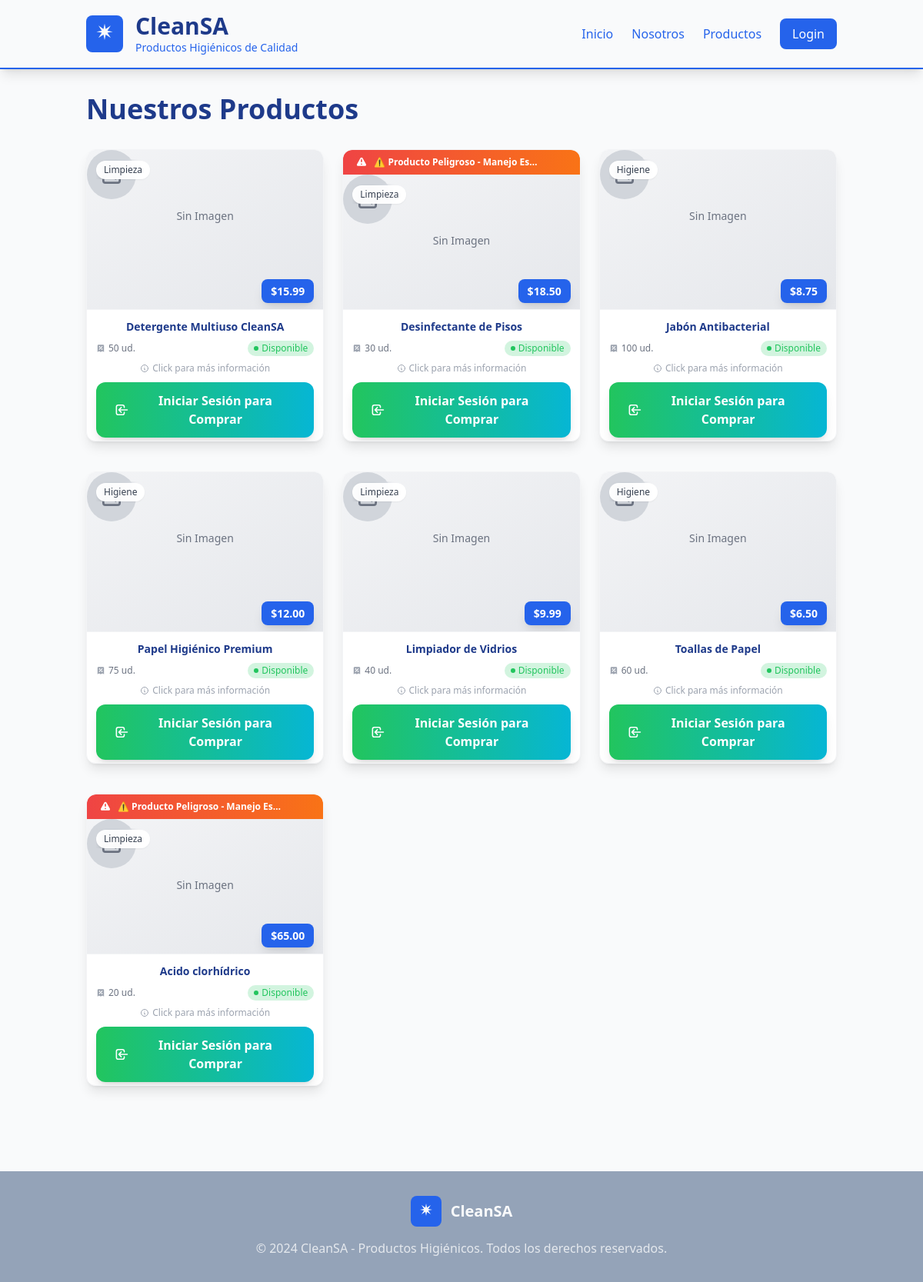
Screenshot of /products/ with the database file from the repository.
### models.py (models this page shows)
class Producto (database.Model):
    __tablename__ = 'productos'
    id = database.Column(database.Integer, primary_key=True)
    nombre = database.Column(database.String(100), nullable=False)
    precio = database.Column(database.Float, nullable=False)
    stock = database.Column(database.Integer, nullable=False)
    fk_categoria = database.Column(database.Integer,database.ForeignKey('categorias.id'), nullable=False)
    peligroso = database.Column(database.Boolean, nullable=False)

class Categoria (database.Model):
    __tablename__ = 'categorias'
    id = database.Column(database.Integer, primary_key=True)
    nombre = database.Column(database.String(100), nullable=False)

### app/blueprints/products.py (the view)
@products_bp.route('/')
def list_products():
    try:
        productos = Producto.query.all()
        categorias = {cat.id: cat.nombre for cat in Categoria.query.all()}
        return render_template('productos.html',
                             productos=productos,
                             categorias=categorias)
    except Exception as e:
        return render_template('productos.html',
                             productos=[],
                             categorias={})

### app/templates/productos.html (shortened to what this page needs)
<!DOCTYPE html>
<html lang="es">
<head>
    <script src="https://cdn.tailwindcss.com"></script>
</head>
<body class="bg-smoke-white min-h-screen">
    {% include 'components/nav.html' %}
    <main class="container mx-auto px-6 py-8">
        <h1 class="text-4xl font-bold text-dark-teal mb-8">Nuestros Productos</h1>
        {% if productos %}
            <div class="grid grid-cols-1 sm:grid-cols-2 lg:grid-cols-3 gap-6">
                {% for producto in productos %}
                    {% include 'components/producto.html' %}
                {% endfor %}
            </div>
        {% else %}
            <p class="text-gray-600">No hay productos disponibles en este momento.</p>
        {% endif %}
    </main>
    {% include 'components/footer.html' %}
</body>
</html>

### app/templates/components/producto.html (shortened to what this page needs)
<div class="flip-card group cursor-pointer" data-producto-id="{{ producto.id }}">
    <div class="flip-card-inner">
        <div class="flip-card-front bg-white rounded-xl shadow-lg hover:shadow-xl transition-all duration-300 border border-gray-100 relative overflow-hidden">
            {% if producto.peligroso %}
                <div class="bg-gradient-to-r from-red-500 to-orange-500 text-white px-4 py-2 pr-12 text-xs font-semibold flex items-center rounded-t-xl">
                    <span class="truncate">⚠️ Producto Peligroso - Manejo Especial</span>
                </div>
            {% endif %}
            <div class="{% if producto.peligroso %}h-44{% else %}h-52{% endif %} bg-gray-50 border-b border-gray-100 relative overflow-hidden">
                <div class="placeholder-content absolute inset-0 bg-gradient-to-br from-gray-100 to-gray-200 flex flex-col items-center justify-center hidden">
                    <div class="w-16 h-16 bg-gray-300 rounded-full flex items-center justify-center mb-3">
                    </div>
                    <p class="text-gray-500 text-sm font-medium">Sin Imagen</p>
                </div>
                <div class="absolute top-3 left-3">
                    <span class="inline-flex items-center px-2.5 py-1 rounded-full text-xs font-medium bg-white bg-opacity-95 text-gray-700 shadow-sm backdrop-blur-sm">
                        {{ categorias.get(producto.fk_categoria, 'Sin categoría') }}
                    </span>
                </div>
                <div class="absolute bottom-3 right-3">
                    <span class="bg-pro-blue text-white px-3 py-1.5 rounded-lg text-base font-bold shadow-lg backdrop-blur-sm">
                        ${{ "%.2f"|format(producto.precio) }}
                    </span>
                </div>
            </div>
            <div class="p-3 flex flex-col justify-between" style="height: calc(100% - 13rem);">
                <div>
                    <h3 class="text-base font-bold text-dark-teal leading-tight mb-2">{{ producto.nombre }}</h3>
                    <div class="flex items-center justify-between mb-2">
                        <div class="flex items-center gap-1">
                            <span class="text-xs text-gray-500">{{ producto.stock }} ud.</span>
                        </div>
                        {% if producto.stock > 0 %}
                            <span class="inline-flex items-center px-2 py-0.5 rounded-full text-xs font-medium bg-warm-green bg-opacity-20 text-warm-green">
                                <div class="w-1.5 h-1.5 bg-warm-green rounded-full mr-1 animate-pulse"></div>
                                Disponible
                            </span>
                        {% else %}
                            <span class="inline-flex items-center px-2 py-0.5 rounded-full text-xs font-medium bg-red-100 text-red-800">
                                <div class="w-1.5 h-1.5 bg-red-500 rounded-full mr-1"></div>
                                Sin Stock
                            </span>
                        {% endif %}
                    </div>
                </div>
                <div class="text-center text-xs text-gray-400 mb-2">
                    <span class="inline-flex items-center">
                        <svg class="w-3 h-3 mr-1" fill="none" stroke="currentColor" viewBox="0 0 24 24">
                            <path stroke-linecap="round" stroke-linejoin="round" stroke-width="2" d="M13 16h-1v-4h-1m1-4h.01M21 12a9 9 0 11-18 0 9 9 0 0118 0z"/>
                        </svg>
                        Click para más información
                    </span>
                </div>
                {% if current_user.is_authenticated and not current_user.es_admin %}
                    {% if producto.stock > 0 %}
                        {% if producto.peligroso and current_user.es_particular %}
                            <div class="w-full bg-gradient-to-r from-orange-400 to-red-500 text-white font-medium py-3 px-4 rounded-xl text-center text-sm border border-orange-300">
                                <svg class="w-4 h-4 inline mr-2" fill="currentColor" viewBox="0 0 20 20">
                                    <path fill-rule="evenodd" d="M8.257 3.099c.765-1.36 2.722-1.36 3.486 0l5.58 9.92c.75 1.334-.213 2.98-1.742 2.98H4.42c-1.53 0-2.493-1.646-1.743-2.98l5.58-9.92zM11 13a1 1 0 11-2 0 1 1 0 012 0zm-1-8a1 1 0 00-1 1v3a1 1 0 002 0V6a1 1 0 00-1-1z" clip-rule="evenodd"/>
                                </svg>
                                ⚠️ Producto solo para empresas
                            </div>
                        {% else %}
                            <button onclick="addToCart({{ producto.id }}, this)" class="add-to-cart-btn w-full bg-gradient-to-r from-light-teal to-pro-blue hover:from-pro-blue hover:to-dark-teal text-white font-semibold py-3 px-6 rounded-xl transition-all duration-300 transform hover:scale-105 shadow-lg hover:shadow-xl flex items-center justify-center group">
                                <svg class="w-5 h-5 mr-2 transition-transform group-hover:scale-110" fill="none" stroke="currentColor" viewBox="0 0 24 24">
                                    <path stroke-linecap="round" stroke-linejoin="round" stroke-width="2" d="M3 3h2l.4 2M7 13h10l4-8H5.4m0 0L7 13m0 0l-1.5 6M7 13l-1.5-6m0 0h12m-10 6h8m-8 0v6a2 2 0 002 2h4a2 2 0 002-2v-6"/>
                                </svg>
                                Agregar al Carrito
                            </button>
                        {% endif %}
                    {% else %}
                        <button disabled class="w-full bg-gray-200 text-gray-400 font-semibold py-3 px-6 rounded-xl cursor-not-allowed flex items-center justify-center">
                            <svg class="w-5 h-5 mr-2" fill="none" stroke="currentColor" viewBox="0 0 24 24">
                                <path stroke-linecap="round" stroke-linejoin="round" stroke-width="2" d="M18.364 18.364A9 9 0 005.636 5.636m12.728 12.728L5.636 5.636m12.728 12.728L18.364 5.636"/>
                            </svg>
                            No Disponible
                        </button>
                    {% endif %}
                {% else %}
                    <a href="{{ url_for('auth.login') }}" class="w-full bg-gradient-to-r from-warm-green to-light-teal hover:from-light-teal hover:to-warm-green text-white font-semibold py-3 px-6 rounded-xl transition-all duration-300 transform hover:scale-105 shadow-lg hover:shadow-xl flex items-center justify-center group text-decoration-none">
                        <svg class="w-5 h-5 mr-2 transition-transform group-hover:scale-110" fill="none" stroke="currentColor" viewBox="0 0 24 24">
                            <path stroke-linecap="round" stroke-linejoin="round" stroke-width="2" d="M11 16l-4-4m0 0l4-4m-4 4h14m-5 4v1a3 3 0 01-3 3H6a3 3 0 01-3-3V7a3 3 0 013-3h7a3 3 0 013 3v1"/>
                        </svg>
                        Iniciar Sesión para Comprar
                    </a>
                {% endif %}
            </div>
        </div>
        <div class="flip-card-back bg-gradient-to-br from-light-teal to-pro-blue rounded-xl shadow-xl border border-gray-100 relative overflow-hidden">
            <div class="absolute top-3 right-3 z-20">
                <div class="bg-white bg-opacity-20 rounded-full p-1.5 hover:bg-opacity-30 transition-all duration-200 shadow-sm">
                </div>
            </div>
            <div class="h-full flex flex-col p-4 text-white">
                <div class="mb-3">
                    <h4 class="text-lg font-bold mb-1">{{ producto.nombre }}</h4>
                    <div class="flex items-center justify-between">
                        <span class="text-xs opacity-80">{{ categorias.get(producto.fk_categoria, 'Sin categoría') }}</span>
                        <span class="text-xl font-bold">${{ "%.2f"|format(producto.precio) }}</span>
                    </div>
                </div>
                <div class="flex-grow space-y-3">
                    <div class="bg-white bg-opacity-10 rounded-lg p-2.5 backdrop-blur-sm">
                        <h5 class="font-semibold mb-1.5 flex items-center text-sm">
                        </h5>
                        <div class="flex items-center justify-between text-xs">
                            <span>Stock disponible:</span>
                            <span class="font-bold">{{ producto.stock }} unidades</span>
                        </div>
                        <div class="flex items-center justify-between text-xs mt-1">
                            <span>Estado:</span>
                            {% if producto.stock > 0 %}
                                <span class="bg-green-400 bg-opacity-30 px-1.5 py-0.5 rounded text-xs font-medium">
                                </span>
                            {% else %}
                                <span class="bg-red-400 bg-opacity-30 px-1.5 py-0.5 rounded text-xs font-medium">
                                    ✗ Sin Stock
                                </span>
                            {% endif %}
                        </div>
                    </div>
                    {% if producto.peligroso %}
                        <div class="bg-red-500 bg-opacity-20 rounded-lg p-2.5 backdrop-blur-sm border border-red-400 border-opacity-30">
                            <h5 class="font-semibold mb-1.5 flex items-center text-orange-200 text-sm">
                            </h5>
                            <p class="text-xs opacity-90">
                            </p>
                        </div>
                    {% endif %}
                </div>
                <div class="mt-3 text-center text-xs opacity-70">
                    <span class="inline-flex items-center">
                    </span>
                </div>
            </div>
        </div>
    </div>
</div>

### app/templates/components/producto.html (style rules this page uses)
.flip-card { background-color: transparent; width: 100%; height: 380px; perspective: 1000px; margin-bottom: 15px; }
.flip-card-inner { position: relative; width: 100%; height: 100%; text-align: center; transition: transform 0.8s cubic-bezier(0.4, 0.0, 0.2, 1); transform-style: preserve-3d; }
.flip-card-front, .flip-card-back { position: absolute; width: 100%; height: 100%; -webkit-backface-visibility: hidden; backface-visibility: hidden; overflow: hidden; }
.flip-card-front { z-index: 2; }
.flip-card-back { transform: rotateY(180deg); z-index: 1; }
.flip-card-front .h-44 { height: 11rem; }
.flip-card-front .h-52 { height: 13rem; }
.placeholder-content { animation: pulse 2s infinite; }
.flip-card-front .absolute { backdrop-filter: blur(4px); }
.flip-card h3, .flip-card h4 { word-wrap: break-word; overflow-wrap: break-word; hyphens: auto; }
.flip-card button, .flip-card a { transition: all 0.3s ease; }
.flip-card-front .p-3 { padding: 0.75rem; }
.flip-card-back .bg-white.bg-opacity-10 { box-shadow: 0 4px 6px rgba(0, 0, 0, 0.1); }
.flip-card .text-xs { font-size: 0.75rem; line-height: 1rem; }
.flip-card .text-base { font-size: 0.875rem; line-height: 1.25rem; }

### rows the page displays
Producto: get "Limpieza", precio "15.99", nombre "Detergente Multiuso CleanSA", stock "50", shows "Disponible"
Producto: peligroso True (drawn), get "Limpieza", precio "18.50", nombre "Desinfectante de Pisos", stock "30", shows "Disponible"
Producto: get "Higiene", precio "8.75", nombre "Jabón Antibacterial", stock "100", shows "Disponible"
Producto: get "Higiene", precio "12.00", nombre "Papel Higiénico Premium", stock "75", shows "Disponible"
Producto: get "Limpieza", precio "9.99", nombre "Limpiador de Vidrios", stock "40", shows "Disponible"
Producto: get "Higiene", precio "6.50", nombre "Toallas de Papel", stock "60", shows "Disponible"
Producto: peligroso True (drawn), get "Limpieza", precio "65.00", nombre "Acido clorhídrico", stock "20", shows "Disponible"
